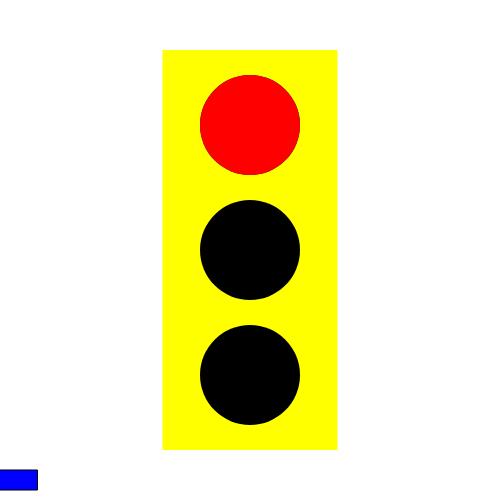
Frame 1 (no input)
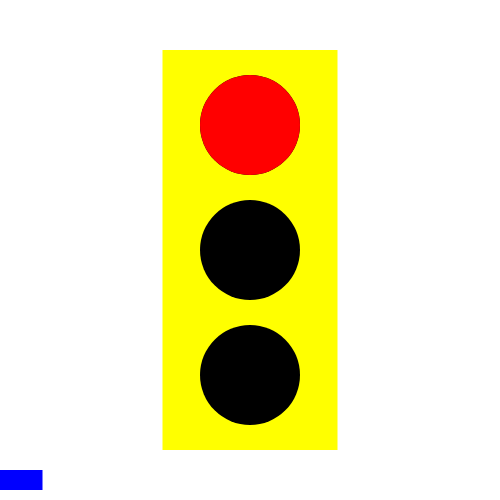
Frame 60 (no input)
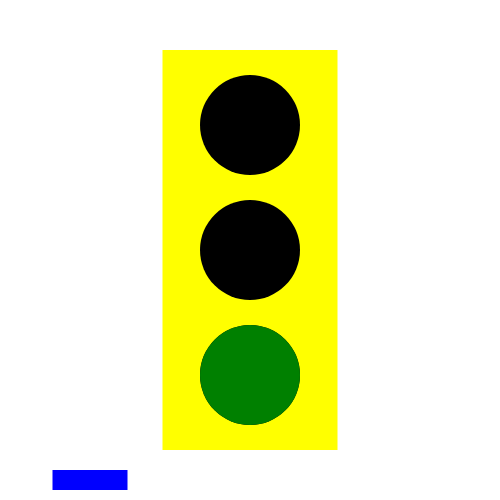
Frame 120 (the mouse pressed at the canvas centre since frame 60)

The p5.js sketch that drew these frames (run headless with seeded random() and noise() and a simulated clock; from frame 60 on, the mouse is pressed at the canvas centre):

// p5.js sketch
// ── sketch.js
let state = 0 ;
let timer = 0 ;
let x = 0 ;
let velocity = 5 ;

function setup() {
  createCanvas(500, 500);

  ellipseMode(CENTER) ;
  rectMode(CENTER) ;
}

function draw() {
  background(255) ;

  //car
    fill('blue') ;
    rect(x, 480, 75, 20) ;
    x = x + velocity ;
    if(x > width) x = 0 ;

  noStroke() ;
  fill('yellow') ;
  rect(width/2, height/2, 175, 400) ;

  fill('black') ;
  ellipse(width/2, height/2 - 125, 100, 100) ;

  ellipse(width/2, height/2, 100, 100) ;

  ellipse(width/2, height/2 + 125, 100, 100) ;

  switch (state) {
    case 0: //red
      fill('red') ;
      ellipse(width/2, height/2 - 125, 100, 100) ;
      velocity = 0 ;
    break;

    case 1: //green
      fill('green') ;
      ellipse(width/2, height/2 + 125, 100, 100) ;
      velocity = 5 ;
    break;

    case 2: //yellow
      fill('orange') ;
      ellipse(width/2, 250, 100, 100) ;
      velocity = 2 ;
    break;
}

timer = timer + 1;
if(timer > 100){
  timer = 0 ;
  state++ ;
  if(state > 2) state = 0 ;
}
}

// function mouseReleased(){
//   state++;
//   if (state > 2) state = 0;
// }
